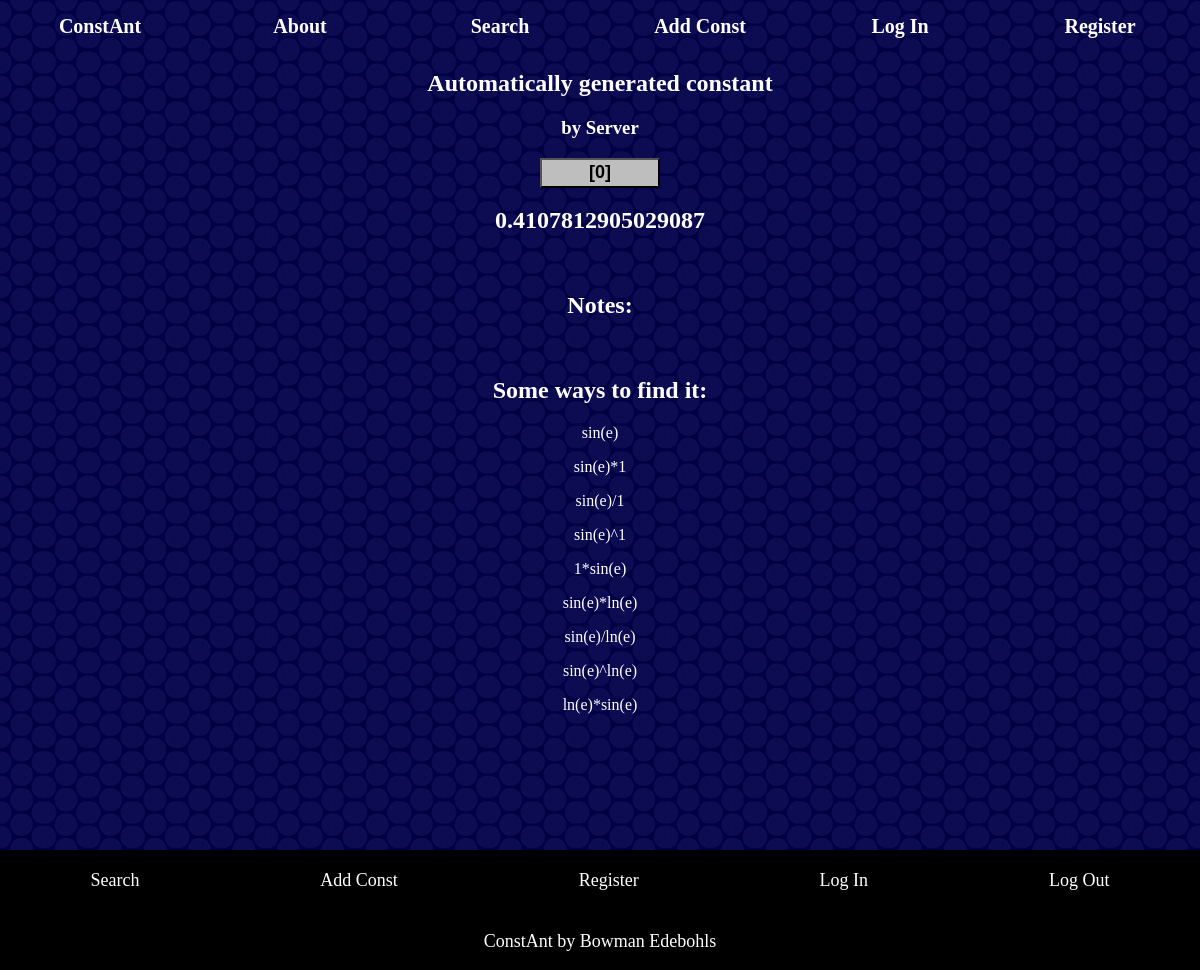
Page /viewconst/3 on the committed database.
### confind.py (models this page shows, shortened)
class consts(db.Model):
    _id = db.Column(db.Integer, primary_key=True)
    num = db.Column(db.Float)
    shortnum = db.Column(db.String) # for display purposes only :)
    ref = db.Column(db.String(255))
    name = db.Column(db.String(255))
    creator = db.Column(db.Integer)
    notes = db.Column(db.Text)
    date = db.Column(DateTime)
    votes = db.relationship('constvotes', backref='post', lazy='dynamic')

class solves(db.Model):
    _id = db.Column(db.Integer, primary_key=True)
    fid = db.Column(db.Integer) # id of const its attached to
    sol = db.Column(db.String(255)) # equation
    date = db.Column(DateTime, default=datetime.now())

### main.py (the view)
@app.route("/viewconst/<int:id>", methods=['POST', 'GET'])
def viewconst(id: int):
    result = confind.confind(whatid=id)
    if not result:
        flash('No constant with that ID exists!', 'usererror')
        return redirect(request.referrer)
    soldata = confind.solfind(id)
    return render_template('viewconst.html', result = result, soldata = soldata)

### confind.py (called while the page is built)
def solfind(whatid:int) -> list[solves]:
    results = solves.query.filter_by(fid = whatid).order_by(func.length(solves.sol)).all()
    return results

def find_user(userid: int) -> users:
    user = users.query.filter_by(_id = userid).first()
    if user == None:
        return None
    return user

    def has_upvoted_post(self, const: consts) -> None:
        return constvotes.query.filter(constvotes.userid == self._id, constvotes.constid == const._id).count() > 0

### main.py (called while the page is built)
@app.context_processor
def inject_user():
    if 'user' in session:
        return dict(
            user = confind.find_user(session['user'])
            )
    else:
        return dict(
            user = confind.find_user(1)
            ) # null user

### templates/viewconst.html (shortened to what this page needs)
{% extends "base.html" %}
{% block body %}
<body>
    <div style="text-align: center">
        <h2>{{ result.name }}</h2>
        <h3>by {{ result.creator }}</h3>
        {% include 'votebase.html' %}
        <br>
        <h2>{{ result.num }}</h2>
        <br>
        <h2>Notes:</h2>
        <br>
        <h2>Some ways to find it:</h2>
        {% for sol in soldata %}
            <p>{{ sol.sol }}</p>
        {% endfor %}
        <br>
        <br>
        <br>
    </div>
</body>
{% endblock %}

### static/styles.css (style rules this page uses)
body { font-family: Latexy; color: white; background-color: #141414; background-image: url('images/circlesbg.webp'); min-height: 100vh; margin: 0; }
body { display: flex; flex-direction: column; }

### rows in the picture
consts: name "Automatically generated constant", creator "Server", num "0.4107812905029087"
solves: sol "sin(e)"
solves: sol "sin(e)*1"
solves: sol "sin(e)/1"
solves: sol "sin(e)^1"
solves: sol "1*sin(e)"
solves: sol "sin(e)*ln(e)"
solves: sol "sin(e)/ln(e)"
solves: sol "sin(e)^ln(e)"
solves: sol "ln(e)*sin(e)"

### other values in the picture
{{ result.votes.count() }} "0"
